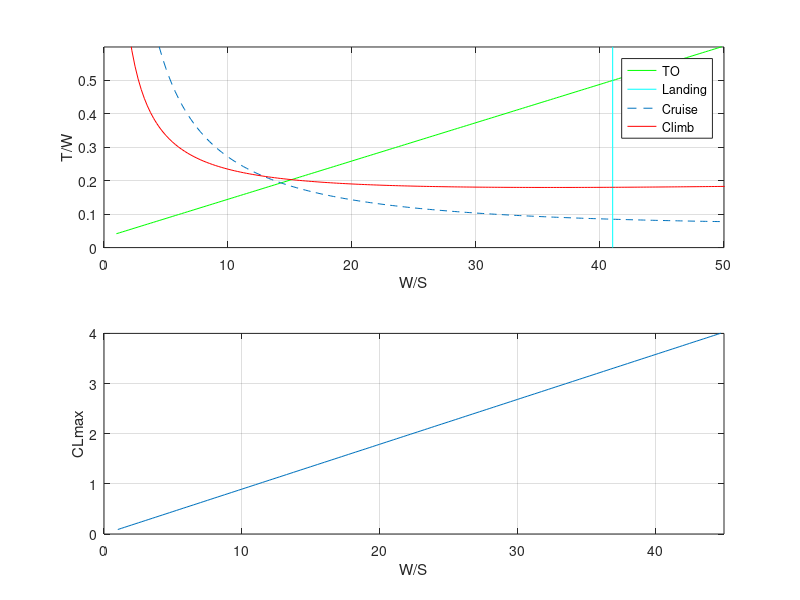

The MATLAB script that drew this image:
% Constraint Analysis
% All units in lb, ft, s, lbf

clc
clear
close all

%% Constants

gw = 3993; %1625kg - Gross weight
g = 32.174; %Gravitational Constant ft/s^2

d_20000 = 12.67e-4; %Density at 20000ft
d_15000 = 14.96e-4; %Density at 15000ft v
d_sl = 23.77e-4; %Density at sea level

CDmin = 0.02; %from historical data

AR = 10; %Aspect Ratio
%e = 0.810; %Oswald's factor
e = 1.78 * (1 - (0.045 * (AR^0.68))) - 0.64;
k = 1 / (pi*e*AR);

v_s = 97; %Stall speed ft/s
v_kn = 250; %Cruise velocity in KTAS
v_cr = v_kn * 1.68781; %Cruise velocity in ft/s

w_s = 1:0.25:50.75; %Wing loading assumptions for plotting graph variation****

wl_g = 28 * 4; %from graph 

CLmx = 2.6;

%% CLmax 

q_s = 0.5 * d_sl * v_s^2; %Dynamic pressure on stall

for i = 1:200
    CLmax(i) = w_s(i) / q_s;        % cl max variation ****
end

CL_max = CLmax(wl_g); %CL max
wing_loading = w_s(wl_g);
S = gw / wing_loading; %Wing Area
b = sqrt(S*AR); %Wing span

subplot(2, 1, 2)
plot(w_s, CLmax)
grid on;
xlabel('W/S');
ylabel('CLmax');
axis([0, 45, 0, 4])

%% Takeoff Requirement

v_to = 1.2 * v_s; %Take off velocity
CL_to = CLmx / 1.21;
sig = 1; %Density ratio
q_to = 0.5 * d_sl * sig * (v_to/sqrt(2))^2; %Take off dynamic pressure
k1 = 0.85; %avg acceleration factor
nu = 0.03; %Ground Friction Coeff
Sg = 900; %Ground Run

for i = 1:200
    t_w(i) = (1.44*w_s(i) / (Sg*k1*g*d_sl*CL_to)) + nu;
end
tw_to = t_w(wl_g);
t_to = tw_to * gw; %Min thrust required to take off
S_to = Sg * 1.66;
subplot(2, 1, 1)
plot(w_s, t_w, 'g')
hold on;
grid on;

%% Landing Requirement

CL_mxl = CL_to / 0.8;
a = 0:0.1:1; %Random Variable to plot constant wing loading
w_app = 1;

w_s_land = 0.3 * g * 0.75 * 1500 * CL_mxl * d_sl / (1.69 * w_app);
w_s_land = w_s_land * ones(1, length(a));

subplot(2,1,1)
plot(w_s_land, a, 'c')

%% Cruise Requirement

q_cr = 0.5 * d_15000 * v_cr^2; %Cruise dynamic pressure
w_cr = 1;
del_cr = 0.65;

for i = 1:200
    t_w(i) = ((CDmin*q_cr)/w_s(i)) + (k*w_cr^2*w_s(i)/(q_cr*del_cr));
end

tw_cr = t_w(wl_g);
t_cruise = t_w(wl_g) * gw; %Min thrust required to cruise
subplot(2, 1, 1)
plot(w_s, t_w, '--')

%% Climb Requirement

%climb_angle = 7; %degrees
%CLmax = 2.7;
roc = 28.33; %Rate of climb in ft/s
v_roc = roc / sind(7); %Airspeed on climb
q_roc = 0.5 * (d_sl+d_15000)/2 * v_roc^2; %Climb dynamic pressure
w_climb = 1;

%for i=1:200
%    t_w(i) = sind(climb_angle) + 1/(0.8*CLmax/CDmin);
%end

for i=1:200
    t_w(i) = (roc/v_roc) + (q_roc*CDmin/w_s(i)) + (k*w_s(i)/q_roc);
end

tw_climb = t_w(wl_g);
t_climb = t_w(wl_g) * gw * w_climb; %Min thrust required during climb
subplot(2, 1, 1)
plot(w_s, t_w, 'r')

xlabel('W/S');
ylabel('T/W');
legend('TO', 'Landing', 'Cruise', 'Climb');
axis([0, 50, 0, .6])

%% Constant Calculation

L_D = 0.5 * sqrt(1/(k*CDmin)); %Aerodynamic Efficiency

c = b/AR/3.281; %Approximate chord length in meters